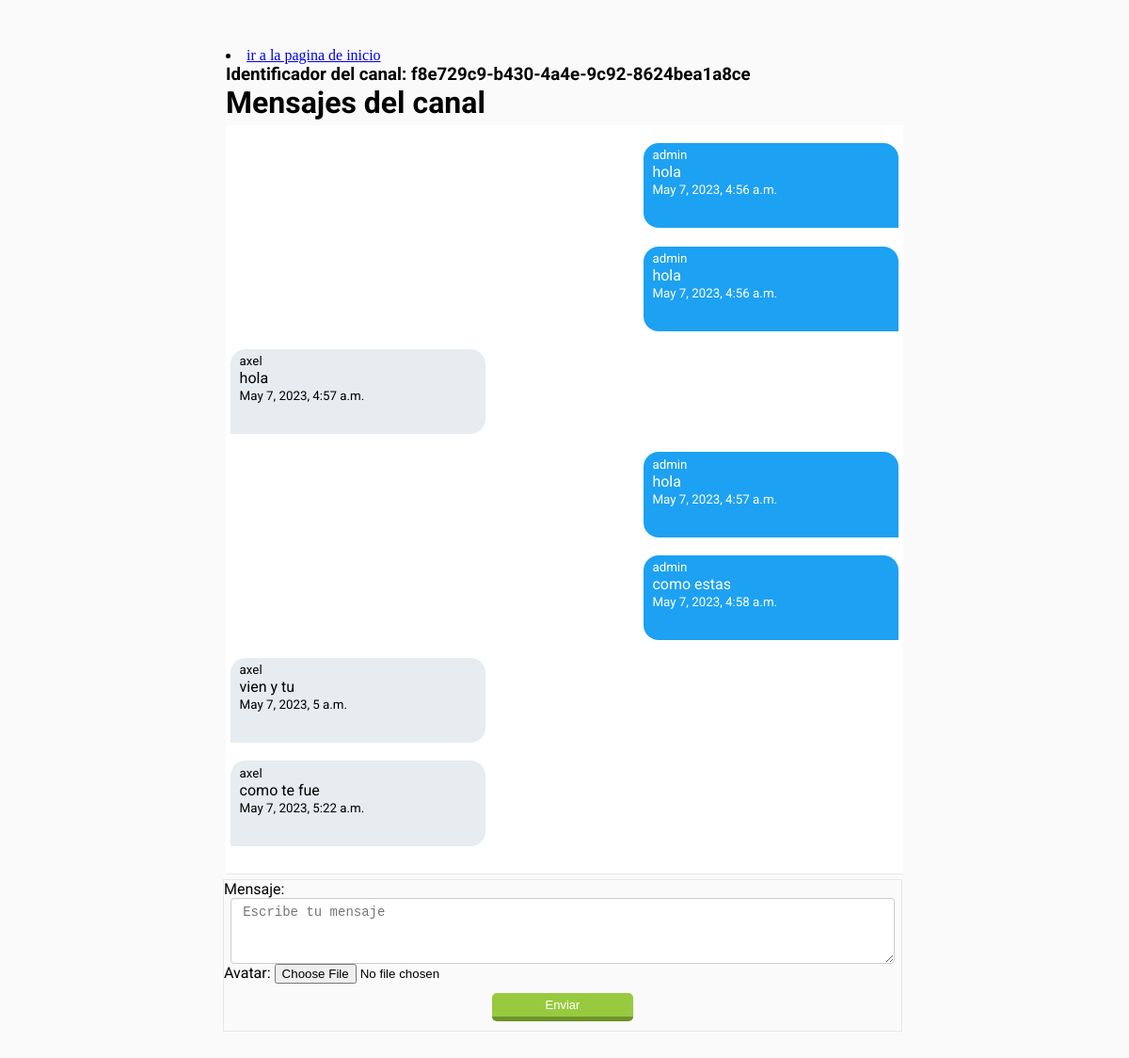
Screenshot of /chatapp/ms/axel (signed in) with the database file from the repository.
### chat_app/models.py (models this page shows)
class ModelBase(models.Model):
	id = models.UUIDField(default=uuid.uuid4, primary_key=True, db_index=True, editable=False)
	tiempo = models.DateTimeField(auto_now_add=True)
	actualizar = models.DateTimeField(auto_now=True)
	class Meta:
		abstract = True

class Canal(ModelBase):
	usuarios = models.ManyToManyField(User, blank=True, through=CanalUsuario)
	objects = CanalManager()

class CanalMensaje(ModelBase):
	canal   = models.ForeignKey("Canal", on_delete=models.CASCADE)
	usuario = models.ForeignKey(User, on_delete=models.CASCADE)
	texto =  models.TextField()

### chat_app/views.py (the view)
# urls.py: path("ms/<str:username>", DetailMs.as_view(), name="detailms"),
class DetailMs(LoginRequiredMixin, CanalFormMixin, DetailView):
	template_name= 'chat_app/canal_detail.html'
	def get_object(self, *args, **kwargs):
		username = self.kwargs.get("username")
		mi_username = self.request.user.username
		canal, _ = Canal.objects.obtener_o_crear_canal_ms(mi_username, username)
		if username == mi_username:
			mi_canal, _ = Canal.objects.obtener_o_crear_canal_usuario_actual(self.request.user)
			return mi_canal
		if canal == None:
			raise Http404
		return canal

### chat_app/forms.py
class FormMensajes(forms.Form):
    mensaje = forms.CharField(widget=forms.Textarea(attrs={
        "class": "formulario_ms",
        "placeholder": "Escribe tu mensaje"
    }))
    avatar = forms.ImageField(widget=forms.ClearableFileInput(attrs={
        "class": "formulario_avatar",
    }), required=False)

### chat_app/models.py (called while the page is built, shortened)
	def solo_dos(self):
		return self.annotate(num_usuarios= Count("usuarios")).filter(num_usuarios=2)

	def filtrar_por_username(self, username):
		return self.filter(canalusuario__usuario__username=username)

	def get_queryset(self, *args, **kwargs):
		return CanalQuerySet(self.model, using=self._db)

	def filtrar_ms_por_privado(self, username_a, username_b):
		return self.get_queryset().solo_dos().filtrar_por_username(username_a).filtrar_por_username(username_b)

	def obtener_o_crear_canal_ms(self, username_a, username_b):
		qs = self.filtrar_ms_por_privado(username_a, username_b)
		if qs.exists():
			return qs.order_by("tiempo").first(), False #obj, created

### chat_app/templates/chat_app/canal_detail.html (shortened to what this page needs)
{% extends 'chat_app/base.html' %}
{% block contenedor %}
	<h3>Identificador del canal: {{object.id}}</h3>
	<h1>Mensajes del canal</h1>
	<div id="contenedor_ms">
	{% for mensaje in object.canalmensaje_set.all %}
		<div class="div_ms {% if request.user == mensaje.usuario %}mis_mensajes
		{% else %} tus_mensajes{% endif %}">
			<small>{{mensaje.usuario}}</small>
			<p>{{mensaje.texto}}</p>
			<small>{{mensaje.tiempo}}</small>
		</div>
	{% endfor %}
	</div>
	<div class="div_form_ms">
		<form id="form_submit" action="{{ request.path }}" method="POST">
			{{form.as_p}}
			<button type="submit" class="btn_enviar">
				Enviar
			</button>
	</form>
	</div>
{% endblock %}

### chat_app/templates/chat_app/base.html (style rules this page uses)
* { margin: 0; padding: 0; }
body { background:#fafafa; }
h1, h2, h3, p, small { font-family: 'Roboto', sans-serif; }

### chat_app/templates/chat_app/canal_detail.html (style rules this page uses)
#contenedor_ms { width: 100%; height: calc(70vh); margin: 5px 0; overflow-y: auto; border-bottom: 1px solid #e6e6e6; background: #fff; }
.div_ms { margin: 1.2rem auto; width: 35%; padding: 0.2rem 0.6rem 02rem 0.6rem; }
.mis_mensajes { margin-right: 5px; background-color:rgb(29, 161, 242); color: #fff; border-bottom-left-radius: 16px; border-top-left-radius: 16px; border-top-right-radius: 16px; }
.tus_mensajes { background: rgb(230, 236, 240); margin-left: 5px; border-bottom-right-radius: 16px; border-top-left-radius: 16px; border-top-right-radius: 16px; }
.div_form_ms { width: 100%; margin-top: 5px; margin-bottom: 5px; margin-left: -3px; border:1px solid #e6e6e6; }
#id_mensaje { display: block; padding: 6px 12px; margin-left: 1%; margin-right: 1%; width: 98%; min-width: 98%; max-width: 98%; height: 70px; min-height: 70px; max-height: 70px; box-sizing: border-box; font-size: 14px; color: #333; border:1px solid #ccc; border-radius: 4px; }
.btn_enviar { background: #98ca3f; color: #fff; padding: 5px 10px; border-radius: 5px; border:none; outline: none; border-bottom: 5px solid #6d932b; width: 150px; cursor: pointer; display: block; margin: 10px auto; font-size: 13px; transition: 0.3; }

### rows the page displays
Canal: id "f8e729c9-b430-4a4e-9c92-8624bea1a8ce"
CanalMensaje: usuario "admin", texto "hola", tiempo "May 7, 2023, 4:56 a.m."
CanalMensaje: usuario "admin", texto "hola", tiempo "May 7, 2023, 4:56 a.m."
CanalMensaje: usuario "axel", texto "hola", tiempo "May 7, 2023, 4:57 a.m."
CanalMensaje: usuario "admin", texto "hola", tiempo "May 7, 2023, 4:57 a.m."
CanalMensaje: usuario "admin", texto "como estas", tiempo "May 7, 2023, 4:58 a.m."
CanalMensaje: usuario "axel", texto "vien y tu", tiempo "May 7, 2023, 5 a.m."
CanalMensaje: usuario "axel", texto "como te fue", tiempo "May 7, 2023, 5:22 a.m."
